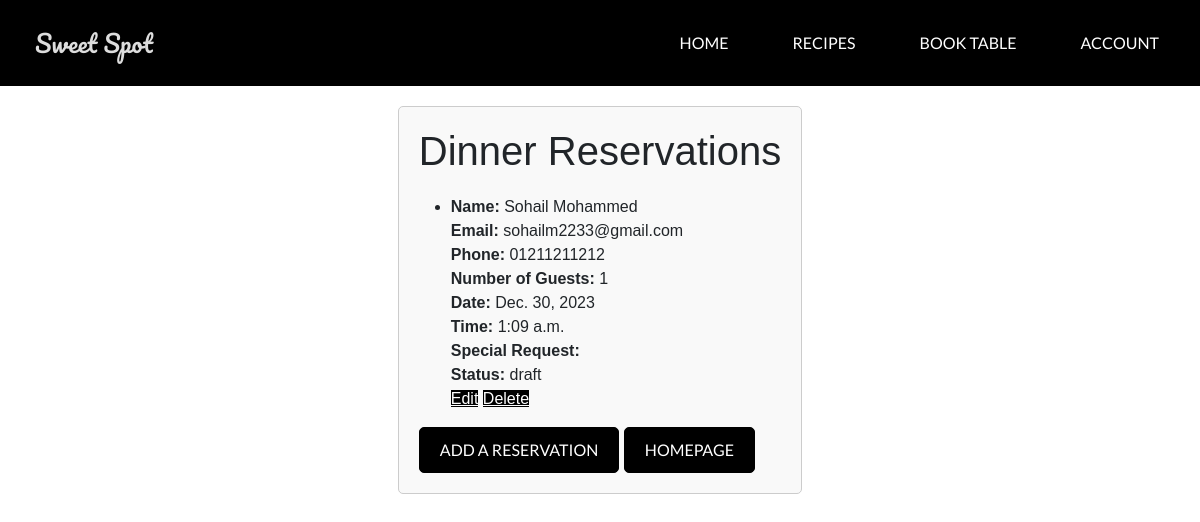
The app's page /sweet_spot/ with its own data.
### SweetSpot/models.py (models this page shows)
class DinnerReservation(models.Model):
    user = models.ForeignKey(User, on_delete=models.CASCADE, null=True, blank=True)
    first_name = models.CharField(max_length=100)
    last_name = models.CharField(max_length=100)
    slug = models.SlugField(max_length=255, unique=True, null=True)
    email = models.EmailField()
    phone_number = models.CharField(max_length=20)
    no_of_guests = models.IntegerField()
    no_of_tables = models.IntegerField(default=0)
    date_selected = models.DateField()
    time_selected = models.TimeField()
    special_request = models.TextField(blank=True)
    created_on = models.DateTimeField(auto_now_add=True)
    status = models.IntegerField(choices=STATUS)
    done = models.BooleanField(default=False)
    def __str__(self):
        return f"{self.first_name} {self.last_name}"
    class Meta:
        ordering = ['-created_on']

### SweetSpot/views.py (the view)
# urls.py: path('sweet_spot/', views.get_sweet_spot, name='sweet_spot'),
def get_sweet_spot(request):
    reservations = DinnerReservation.objects.all().order_by('id')
    print(reservations)
    context = {
        'reservations': reservations
    }
    return render(request, 'SweetSpot/sweet_spot.html', context)

### SweetSpot/templates/SweetSpot/sweet_spot.html
{% extends "SweetSpot/base.html" %}
{% block main_content %}
<div class="form-container">
    <h1>Dinner Reservations</h1>
    <ul>
        {% for reservation in reservations %}
        <li class="{% if reservation.status == 1 %}done{% endif %}">
            <strong>Name:</strong>
            {% if reservation.status == 1 %}
                <strike>{{ reservation.first_name }} {{ reservation.last_name }}</strike>
            {% else %}
                {{ reservation.first_name }} {{ reservation.last_name }}
            {% endif %}
            <br>
            <strong>Email:</strong> {{ reservation.email }} <br>
            <strong>Phone:</strong> {{ reservation.phone_number }} <br>
            <strong>Number of Guests:</strong> {{ reservation.no_of_guests }} <br>
            <strong>Date:</strong> {{ reservation.date_selected }} <br>
            <strong>Time:</strong> {{ reservation.time_selected }} <br>
            <strong>Special Request:</strong> {{ reservation.special_request }} <br>
            <strong>Status:</strong> {{ reservation.get_status_display }} <br>
            <a href="{% url 'edit_reservation' reservation.id %}" class="btn-primary">Edit</a>
            <a href="{% url 'delete_reservation' reservation.id %}" class="btn-secondary">Delete</a>
        </li>
        {% empty %}
        <li>No reservations available.</li>
        {% endfor %}
    </ul>
    <a href="{% url 'add_reservation' %}" class="btn btn-primary">Add a reservation</a>
    <a href="{% url 'homepage' %}" class="btn btn-secondary">Homepage</a>
</div>
{% endblock main_content %}

### static/css/style.css (style rules this page uses)
body { font-family: 'Montserrat', sans-serif; }
.btn { padding: 10px 20px; grid-gap: 20px; font-size: 16px; font-family: 'Lato', sans-serif; border: 1px solid #ccc; border-radius: 5px; background-color: #f2f2f2; color: #333; text-transform: uppercase; cursor: pointer; transition: background-color 0.3s, color 0.3s; }
.btn-primary { background-color: black; color: white; border-color: black; }
.btn-secondary { background-color: black; color: white; border-color: black; }
.form-container { max-width: 600px; margin: 20px auto; padding: 20px; border: 1px solid #ccc; border-radius: 5px; background-color: #f9f9f9; }
.form-container h1 { text-align: center; margin-bottom: 20px; }
html, body { height: 100%; }
body { margin: 0; display: flex; flex-direction: column; }

### records on screen
DinnerReservation: first_name "Sohail", last_name "Mohammed", email "sohailm2233@gmail.com", phone_number "01211211212", no_of_guests "1", date_selected "Dec. 30, 2023", time_selected "1:09 a.m.", status "draft"
